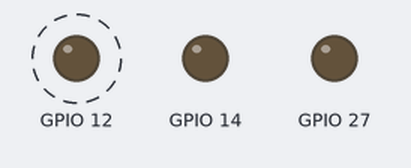
This program was run on a simulated ESP32 board running MicroPython. On the bench: output pins drawn as LEDs (lit = HIGH). Dashed ring = blinking. Threads take turns every 2 ms; library files of the repository ran but are not shown: wifi_module.py; what the program prints to the serial console is not drawn.

Above: at 0.1 s.
At 2.1 s:
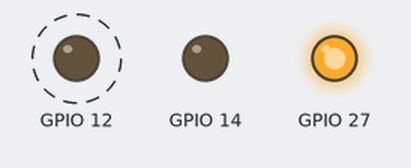
Timing chart, 0 to 3.6 s (numbered marks = the images above):
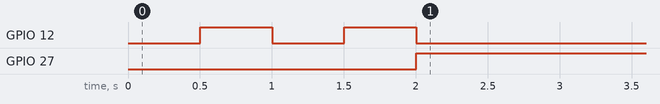

Measured:
- by itself, GPIO 12: alternates HIGH for 0.50 s and LOW for 0.50 s, 4 changes in all, then stays LOW
- by itself, GPIO 27: LOW → HIGH at 2.0 s

The program:

main.py
```python
import machine
import time
from lib.wifi_module import ConnectWiFi, leds

def setup() -> void:
    ConnectWifi()
```

threading.py
```python
import _thread


class Thread:
    def __init__(self, group=None, target=None, name=None, args=(), kwargs=None):
        self.target = target
        self.args = args
        self.kwargs = {} if kwargs is None else kwargs

    def start(self):
        _thread.start_new_thread(self.run, ())

    def run(self):
        self.target(*self.args, **self.kwargs)


__version__ = '0.1.0'
```

boot.py
```python
import machine
import time
from lib.threading import Thread
from lib.wifi_module import ConnectWiFi, leds

red = "Nombre_de_red"
password = "Contraseña"

def wifi_task():
    result = ConnectWiFi(red, password)
    if result:
        print("✅")
    else:
        print("❌")

def count_task():
    for i in range(1, 101):
        print("Número:", i)
        time.sleep(0.2)

def setup() -> None:
    wifi_thread = Thread(target=wifi_task)
    count_thread = Thread(target=count_task)

    wifi_thread.start()
    count_thread.start()

setup()

while True:
    time.sleep(1)
```
